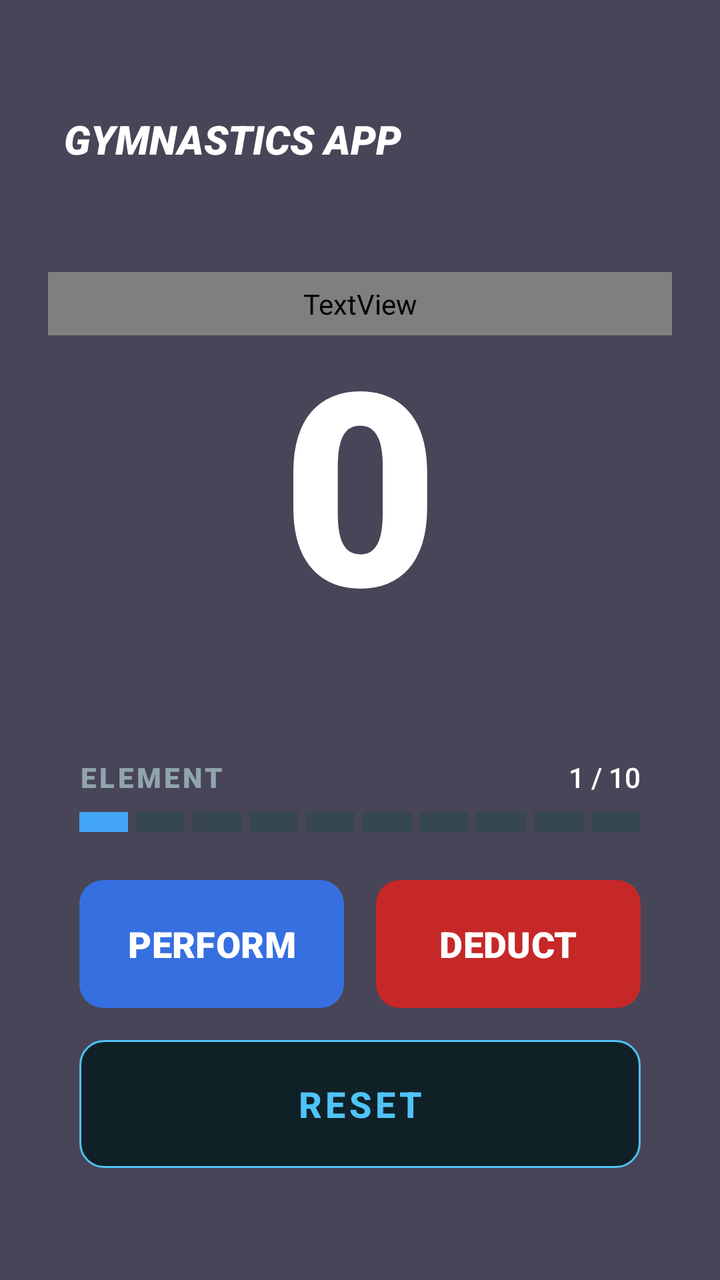
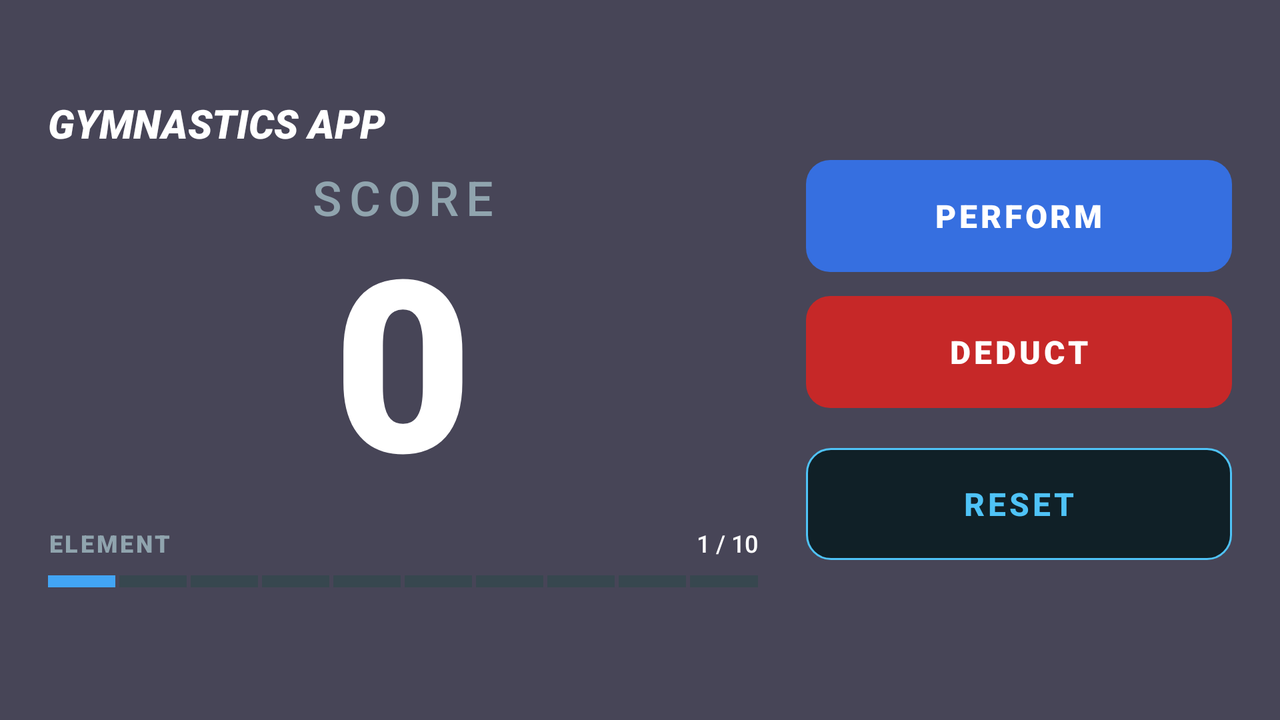

One screen, two layout resources from the same app: the default and the repository's alternative for another configuration. Each is rendered where Android would select it; the XML of both is given below.
<!-- AndroidManifest.xml: application theme Theme.Assignment1COS30017JAN2026 -->
<!-- res/layout/activity_main.xml -->
<?xml version="1.0" encoding="utf-8"?>
<androidx.constraintlayout.widget.ConstraintLayout xmlns:android="http://schemas.android.com/apk/res/android"
    xmlns:app="http://schemas.android.com/apk/res-auto"
    xmlns:tools="http://schemas.android.com/tools"
    android:layout_width="match_parent"
    android:layout_height="match_parent"
    tools:context=".MainActivity">

    
    <ImageView
        android:id="@+id/imgBackground"
        android:layout_width="0dp"
        android:layout_height="0dp"
        android:scaleType="centerCrop"
        android:src="@drawable/bg_gym"
        android:contentDescription="@string/app_name"
        app:layout_constraintTop_toTopOf="parent"
        app:layout_constraintBottom_toBottomOf="parent"
        app:layout_constraintStart_toStartOf="parent"
        app:layout_constraintEnd_toEndOf="parent" />

    
    <View
        android:id="@+id/viewOverlay"
        android:layout_width="0dp"
        android:layout_height="0dp"
        android:background="@color/background_overlay"
        app:layout_constraintTop_toTopOf="parent"
        app:layout_constraintBottom_toBottomOf="parent"
        app:layout_constraintStart_toStartOf="parent"
        app:layout_constraintEnd_toEndOf="parent" />

    
    <androidx.constraintlayout.widget.ConstraintLayout
        android:layout_width="0dp"
        android:layout_height="0dp"
        android:padding="24dp"
        app:layout_constraintTop_toTopOf="parent"
        app:layout_constraintBottom_toBottomOf="parent"
        app:layout_constraintStart_toStartOf="parent"
        app:layout_constraintEnd_toEndOf="parent">

        
        <TextView
            android:id="@+id/tvAppTitle"
            android:layout_width="wrap_content"
            android:layout_height="wrap_content"
            android:layout_marginTop="32dp"
            android:layout_marginStart="8dp"
            android:fontFamily="sans-serif-black"
            android:text="@string/title_main"
            android:textColor="@color/text_primary"
            android:textSize="20sp"
            android:textStyle="italic"
            app:layout_constraintStart_toStartOf="parent"
            app:layout_constraintTop_toTopOf="parent"/>

        
        <androidx.constraintlayout.widget.ConstraintLayout
            android:id="@+id/scoreContainer"
            android:layout_width="0dp"
            android:layout_height="0dp"
            android:layout_marginTop="16dp"
            android:layout_marginBottom="16dp"
            app:layout_constraintStart_toStartOf="parent"
            app:layout_constraintEnd_toEndOf="parent"
            app:layout_constraintTop_toBottomOf="@id/tvAppTitle"
            app:layout_constraintBottom_toTopOf="@id/actionsContainer">

            <TextView
                android:id="@+id/tvScoreLabel"
                android:layout_width="0dp"
                android:layout_height="0dp"
                android:fontFamily="sans-serif-bold"
                android:letterSpacing="0.2"
                android:gravity="center"
                android:text="@string/label_score"
                android:textColor="@color/text_secondary"
                app:autoSizeTextType="uniform"
                app:autoSizeMinTextSize="18sp"
                app:autoSizeMaxTextSize="40sp"
                app:layout_constraintHeight_percent="0.12"
                app:layout_constraintBottom_toTopOf="@id/tvScore"
                app:layout_constraintEnd_toEndOf="parent"
                app:layout_constraintStart_toStartOf="parent"
                app:layout_constraintTop_toTopOf="parent"
                app:layout_constraintVertical_chainStyle="packed" />

            <TextView
                android:id="@+id/tvScore"
                android:layout_width="0dp"
                android:layout_height="0dp"
                android:fontFamily="sans-serif-black"
                android:gravity="center"
                android:includeFontPadding="false"
                android:maxLines="1"
                android:text="0"
                android:textColor="@color/text_primary"
                app:autoSizeTextType="uniform"
                app:autoSizeMinTextSize="80sp"
                app:autoSizeMaxTextSize="400sp"
                app:layout_constraintStart_toStartOf="parent"
                app:layout_constraintEnd_toEndOf="parent"
                app:layout_constraintTop_toBottomOf="@id/tvScoreLabel"
                app:layout_constraintBottom_toBottomOf="parent"
                app:layout_constraintHeight_percent="0.6"/>

        </androidx.constraintlayout.widget.ConstraintLayout>

        
        <LinearLayout
            android:id="@+id/actionsContainer"
            android:layout_width="0dp"
            android:layout_height="wrap_content"
            android:orientation="vertical"
            android:gravity="center_horizontal"
            app:layout_constraintBottom_toBottomOf="parent"
            app:layout_constraintStart_toStartOf="parent"
            app:layout_constraintEnd_toEndOf="parent"
            app:layout_constraintWidth_percent="0.9">

            
            <LinearLayout
                android:id="@+id/layoutElementInfo"
                android:layout_width="match_parent"
                android:layout_height="wrap_content"
                android:orientation="horizontal"
                android:layout_marginBottom="8dp">

                <TextView
                    android:id="@+id/tvElementLabel"
                    android:layout_width="0dp"
                    android:layout_height="wrap_content"
                    android:layout_weight="1"
                    android:fontFamily="sans-serif-black"
                    android:text="@string/label_element_header"
                    android:textColor="#90A4AE"
                    android:textSize="14sp"
                    android:letterSpacing="0.1"/>

                <TextView
                    android:id="@+id/tvElement"
                    android:layout_width="wrap_content"
                    android:layout_height="wrap_content"
                    android:fontFamily="sans-serif-medium"
                    android:text="1 / 10"
                    android:textColor="#FFFFFF"
                    android:textSize="14sp"/>
            </LinearLayout>

            
            <LinearLayout
                android:id="@+id/layoutProgress"
                android:layout_width="match_parent"
                android:layout_height="10dp"
                android:layout_marginBottom="24dp"
                android:orientation="horizontal">

                <View android:id="@+id/seg1" android:layout_width="0dp" android:layout_height="match_parent" android:layout_weight="1" android:background="@color/zone_basic" android:layout_marginEnd="4dp"/>
                <View android:id="@+id/seg2" android:layout_width="0dp" android:layout_height="match_parent" android:layout_weight="1" android:background="@color/zone_inactive" android:layout_marginEnd="4dp"/>
                <View android:id="@+id/seg3" android:layout_width="0dp" android:layout_height="match_parent" android:layout_weight="1" android:background="@color/zone_inactive" android:layout_marginEnd="4dp"/>

                <View android:id="@+id/seg4" android:layout_width="0dp" android:layout_height="match_parent" android:layout_weight="1" android:background="@color/zone_inactive" android:layout_marginEnd="4dp"/>
                <View android:id="@+id/seg5" android:layout_width="0dp" android:layout_height="match_parent" android:layout_weight="1" android:background="@color/zone_inactive" android:layout_marginEnd="4dp"/>
                <View android:id="@+id/seg6" android:layout_width="0dp" android:layout_height="match_parent" android:layout_weight="1" android:background="@color/zone_inactive" android:layout_marginEnd="4dp"/>
                <View android:id="@+id/seg7" android:layout_width="0dp" android:layout_height="match_parent" android:layout_weight="1" android:background="@color/zone_inactive" android:layout_marginEnd="4dp"/>

                <View android:id="@+id/seg8" android:layout_width="0dp" android:layout_height="match_parent" android:layout_weight="1" android:background="@color/zone_inactive" android:layout_marginEnd="4dp"/>
                <View android:id="@+id/seg9" android:layout_width="0dp" android:layout_height="match_parent" android:layout_weight="1" android:background="@color/zone_inactive" android:layout_marginEnd="4dp"/>
                <View android:id="@+id/seg10" android:layout_width="0dp" android:layout_height="match_parent" android:layout_weight="1" android:background="@color/zone_inactive"/>
            </LinearLayout>

            
            <LinearLayout
                android:id="@+id/layoutButtons"
                android:layout_width="match_parent"
                android:layout_height="wrap_content"
                android:layout_marginBottom="16dp"
                android:orientation="horizontal">

                <Button
                    android:id="@+id/btnPerform"
                    android:layout_width="0dp"
                    android:layout_height="64dp"
                    android:layout_weight="1"
                    android:layout_marginEnd="16dp"
                    android:background="@drawable/bg_button_primary"
                    app:backgroundTint="@null"
                    android:text="@string/btn_perform"
                    android:textColor="#FFFFFF"
                    android:textSize="18sp"
                    android:maxLines="1"
                    android:fontFamily="sans-serif-black"
                    android:textAllCaps="true"
                    android:elevation="4dp"/>

                <Button
                    android:id="@+id/btnDeduction"
                    android:layout_width="0dp"
                    android:layout_height="64dp"
                    android:layout_weight="1"
                    android:background="@drawable/bg_button_secondary_danger"
                    app:backgroundTint="@null"
                    android:text="@string/btn_deduction"
                    android:textColor="#FFFFFF"
                    android:textSize="18sp"
                    android:maxLines="1"
                    android:fontFamily="sans-serif-black"
                    android:textAllCaps="true"
                    android:elevation="4dp"/>
            </LinearLayout>

            
            <Button
                android:id="@+id/btnReset"
                android:layout_width="match_parent"
                android:layout_height="64dp"
                android:layout_marginBottom="32dp"
                android:background="@drawable/bg_button_reset"
                android:drawableStart="@drawable/ic_refresh___custom"
                android:drawablePadding="12dp"
                android:letterSpacing="0.1"
                android:paddingStart="24dp"
                android:text="@string/btn_reset"
                android:textColor="#4FC3F7"
                android:textSize="18sp"
                android:textStyle="bold"
                app:backgroundTint="@null"/>

        </LinearLayout>

    </androidx.constraintlayout.widget.ConstraintLayout>

</androidx.constraintlayout.widget.ConstraintLayout>
<!-- resources referenced by this layout -->
<resources>
  <color name="background_overlay">#CC1A1A2E</color>
  <color name="text_primary">#FFFFFF</color>
  <color name="text_secondary">#90A4AE</color>
  <color name="zone_basic">#42A5F5</color>
  <color name="zone_inactive">#37474F</color>
  <!-- drawable bg_button_primary (drawable) -->
  <?xml version="1.0" encoding="utf-8"?>
  <selector xmlns:android="http://schemas.android.com/apk/res/android">
      <item android:state_pressed="true">
          <shape android:shape="rectangle">
              <solid android:color="#1E4691" />
              <corners android:radius="12dp" />
          </shape>
      </item>
      <item>
          <shape android:shape="rectangle">
              <solid android:color="#366FE0" />
              <corners android:radius="12dp" />
          </shape>
      </item>
  </selector>
  <!-- drawable bg_button_reset (drawable) -->
  <?xml version="1.0" encoding="utf-8"?>
  <selector xmlns:android="http://schemas.android.com/apk/res/android">
      <item android:state_enabled="false">
          <shape android:shape="rectangle">
              <solid android:color="#1A1A1A" />
              <corners android:radius="12dp" />
              <stroke android:width="1dp" android:color="#444444"/>
          </shape>
      </item>
      <item android:state_pressed="true">
          <shape android:shape="rectangle">
              <solid android:color="#1A2F35" />
              <corners android:radius="12dp" />
              <stroke android:width="1dp" android:color="#80D4FA"/>
          </shape>
      </item>
      <item>
          <shape android:shape="rectangle">
              <solid android:color="#102027" />
              <corners android:radius="12dp" />
              <stroke android:width="1dp" android:color="#4FC3F7"/>
          </shape>
      </item>
  </selector>
  <!-- drawable bg_button_secondary_danger (drawable) -->
  <?xml version="1.0" encoding="utf-8"?>
  <selector xmlns:android="http://schemas.android.com/apk/res/android">
      <item android:state_enabled="false">
          <shape android:shape="rectangle">
              <solid android:color="#555555" />
              <corners android:radius="12dp" />
          </shape>
      </item>
      <item android:state_pressed="true">
          <shape android:shape="rectangle">
              <solid android:color="#8B1C1C" />
              <corners android:radius="12dp" />
          </shape>
      </item>
      <item>
          <shape android:shape="rectangle">
              <solid android:color="#C62828" />
              <corners android:radius="12dp" />
          </shape>
      </item>
  </selector>
  <!-- drawable ic_refresh___custom (drawable) -->
  <vector xmlns:android="http://schemas.android.com/apk/res/android"
      android:width="24dp"
      android:height="24dp"
      android:viewportWidth="24"
      android:viewportHeight="24"
      android:tint="#4FC3F7">
      <path
          android:fillColor="@android:color/white"
          android:pathData="M17.65,6.35C16.2,4.9 14.21,4 12,4c-4.42,0 -7.99,3.58 -7.99,8s3.57,8 7.99,8c3.73,0 6.84,-2.55 7.73,-6h-2.08c-0.82,2.33 -3.04,4 -5.65,4 -3.31,0 -6,-2.69 -6,-6s2.69,-6 6,-6c1.66,0 3.14,0.69 4.22,1.78L13,11h7V4l-2.35,2.35z"/>
  </vector>
  <string name="app_name">Gymnastics App</string>
  <string name="btn_deduction">DEDUCT</string>
  <string name="btn_perform">PERFORM</string>
  <string name="btn_reset">RESET</string>
  <string name="label_element_header">ELEMENT</string>
  <string name="label_score">SCORE</string>
  <string name="title_main" translatable="false">GYMNASTICS APP</string>
  <style name="Theme.Assignment1COS30017JAN2026" parent="Base.Theme.Assignment1COS30017JAN2026" />
  <style name="Base.Theme.Assignment1COS30017JAN2026" parent="Theme.Material3.DayNight.NoActionBar">
          
          
      </style>
</resources>
<!-- res/layout-land/activity_main.xml (the repository's variant of the layout above) -->
<!-- drawn on the phone turned sideways -->
<?xml version="1.0" encoding="utf-8"?>
<FrameLayout xmlns:android="http://schemas.android.com/apk/res/android"
    xmlns:app="http://schemas.android.com/apk/res-auto"
    xmlns:tools="http://schemas.android.com/tools"
    android:layout_width="match_parent"
    android:layout_height="match_parent"
    tools:context=".MainActivity">

    
    <ImageView
        android:layout_width="match_parent"
        android:layout_height="match_parent"
        android:scaleType="centerCrop"
        android:src="@drawable/bg_gym"
        android:contentDescription="@string/app_name" />

    
    <View
        android:layout_width="match_parent"
        android:layout_height="match_parent"
        android:background="@color/background_overlay" />

    
    <TextView
        android:id="@+id/tvAppTitle"
        android:layout_width="wrap_content"
        android:layout_height="wrap_content"
        android:layout_gravity="top|start"
        android:layout_marginTop="48dp"
        android:layout_marginStart="24dp"
        android:fontFamily="sans-serif-black"
        android:text="@string/title_main"
        android:textColor="@color/text_primary"
        android:textSize="20sp"
        android:textStyle="italic" />

    
    <LinearLayout
        android:layout_width="match_parent"
        android:layout_height="match_parent"
        android:orientation="horizontal"
        android:padding="24dp">

        
        <LinearLayout
            android:layout_width="0dp"
            android:layout_height="match_parent"
            android:layout_weight="1.2"
            android:orientation="vertical"
            android:gravity="center">

            
            <TextView
                android:id="@+id/tvScoreLabel"
                android:layout_width="wrap_content"
                android:layout_height="wrap_content"
                android:layout_marginTop="16dp"
                android:fontFamily="sans-serif-medium"
                android:letterSpacing="0.15"
                android:text="@string/label_score"
                android:textColor="@color/text_secondary"
                android:textSize="24sp"
                android:gravity="center"
                android:layout_gravity="center_horizontal"/>

            <TextView
                android:id="@+id/tvScore"
                android:layout_width="wrap_content"
                android:layout_height="wrap_content"
                android:fontFamily="sans-serif-black"
                android:includeFontPadding="false"
                android:text="0"
                android:textColor="@color/text_primary"
                android:textSize="120sp"
                android:gravity="center"
                android:layout_gravity="center_horizontal"/>

            
            <LinearLayout
                android:layout_width="match_parent"
                android:layout_height="wrap_content"
                android:orientation="horizontal"
                android:gravity="center_vertical"
                android:layout_marginTop="8dp">

                <TextView
                    android:id="@+id/tvElementLabel"
                    android:layout_width="0dp"
                    android:layout_height="wrap_content"
                    android:layout_weight="1"
                    android:fontFamily="sans-serif-black"
                    android:text="@string/label_element_header"
                    android:textColor="#90A4AE"
                    android:textSize="12sp"
                    android:letterSpacing="0.1" />

                <TextView
                    android:id="@+id/tvElement"
                    android:layout_width="wrap_content"
                    android:layout_height="wrap_content"
                    android:layout_marginStart="12dp"
                    android:fontFamily="sans-serif-medium"
                    android:text="1 / 10"
                    android:textColor="#FFFFFF"
                    android:textSize="12sp" />
            </LinearLayout>

            
            <LinearLayout
                android:id="@+id/layoutProgress"
                android:layout_width="match_parent"
                android:layout_height="6dp"
                android:layout_marginTop="8dp"
                android:orientation="horizontal">

                <View android:id="@+id/seg1" android:layout_width="0dp" android:layout_height="match_parent" android:layout_weight="1" android:background="@color/zone_basic" android:layout_marginEnd="2dp"/>
                <View android:id="@+id/seg2" android:layout_width="0dp" android:layout_height="match_parent" android:layout_weight="1" android:background="@color/zone_inactive" android:layout_marginEnd="2dp"/>
                <View android:id="@+id/seg3" android:layout_width="0dp" android:layout_height="match_parent" android:layout_weight="1" android:background="@color/zone_inactive" android:layout_marginEnd="2dp"/>
                <View android:id="@+id/seg4" android:layout_width="0dp" android:layout_height="match_parent" android:layout_weight="1" android:background="@color/zone_inactive" android:layout_marginEnd="2dp"/>
                <View android:id="@+id/seg5" android:layout_width="0dp" android:layout_height="match_parent" android:layout_weight="1" android:background="@color/zone_inactive" android:layout_marginEnd="2dp"/>
                <View android:id="@+id/seg6" android:layout_width="0dp" android:layout_height="match_parent" android:layout_weight="1" android:background="@color/zone_inactive" android:layout_marginEnd="2dp"/>
                <View android:id="@+id/seg7" android:layout_width="0dp" android:layout_height="match_parent" android:layout_weight="1" android:background="@color/zone_inactive" android:layout_marginEnd="2dp"/>
                <View android:id="@+id/seg8" android:layout_width="0dp" android:layout_height="match_parent" android:layout_weight="1" android:background="@color/zone_inactive" android:layout_marginEnd="2dp"/>
                <View android:id="@+id/seg9" android:layout_width="0dp" android:layout_height="match_parent" android:layout_weight="1" android:background="@color/zone_inactive" android:layout_marginEnd="2dp"/>
                <View android:id="@+id/seg10" android:layout_width="0dp" android:layout_height="match_parent" android:layout_weight="1" android:background="@color/zone_inactive"/>
            </LinearLayout>

        </LinearLayout>

        
        <LinearLayout
            android:layout_width="0dp"
            android:layout_height="match_parent"
            android:layout_weight="0.8"
            android:orientation="vertical"
            android:gravity="center"
            android:paddingStart="24dp">

            <Button
                android:id="@+id/btnPerform"
                android:layout_width="match_parent"
                android:layout_height="56dp"
                android:layout_marginBottom="12dp"
                android:background="@drawable/bg_button_primary"
                app:backgroundTint="@null"
                android:backgroundTint="@null"
                android:text="@string/btn_perform"
                android:textColor="#FFFFFF"
                android:textSize="16sp"
                android:maxLines="1"
                android:fontFamily="sans-serif-black"
                android:textAllCaps="true"
                android:letterSpacing="0.1"
                android:elevation="4dp"/>

            <Button
                android:id="@+id/btnDeduction"
                android:layout_width="match_parent"
                android:layout_height="56dp"
                android:layout_marginBottom="12dp"
                android:background="@drawable/bg_button_secondary_danger"
                app:backgroundTint="@null"
                android:backgroundTint="@null"
                android:text="@string/btn_deduction"
                android:textColor="#FFFFFF"
                android:textSize="16sp"
                android:maxLines="1"
                android:fontFamily="sans-serif-black"
                android:textAllCaps="true"
                android:letterSpacing="0.1"
                android:elevation="4dp"/>

            <Button
                android:id="@+id/btnReset"
                android:layout_width="match_parent"
                android:layout_height="56dp"
                android:layout_marginTop="8dp"
                android:background="@drawable/bg_button_reset"
                app:backgroundTint="@null"
                android:backgroundTint="@null"
                android:drawableStart="@drawable/ic_refresh___custom"
                android:drawablePadding="12dp"
                android:paddingStart="24dp"
                android:text="@string/btn_reset"
                android:textColor="#4FC3F7"
                android:textSize="16sp"
                android:textStyle="bold"
                android:letterSpacing="0.1"/>

        </LinearLayout>
    </LinearLayout>

</FrameLayout>
